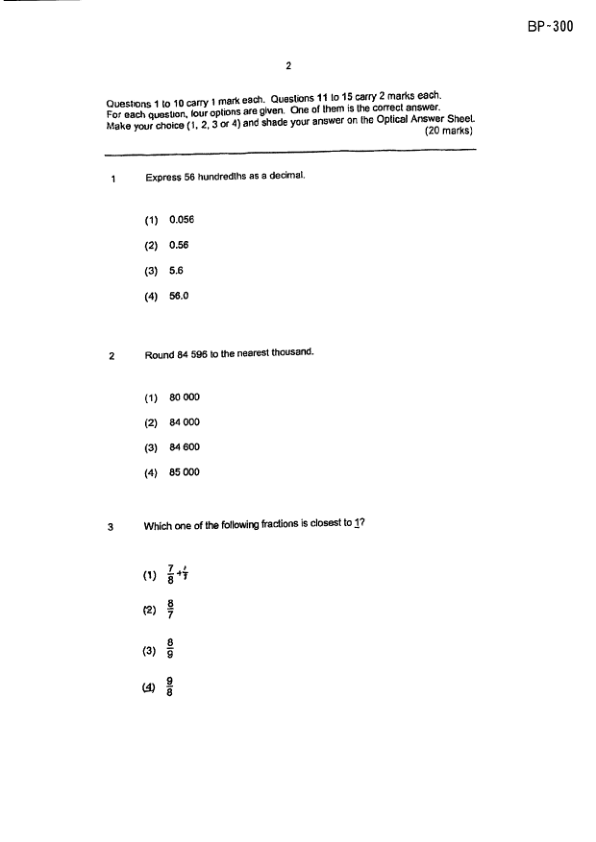
#> input picture data-processing/training-data/visual-detection/P6_Maths_2023_SA2_ACS_Junior_page_2.png, 596 x 842 px
$ python test.py
#> lines starting #> are read from the running program, lines starting #| are printed output that depends on the picture
from PIL import Image

# Path to your image file
image_path = './training-data/visual-detection/P6_Maths_2023_SA2_ACS_Junior_page_2.png'  # Replace with your image path

# Open the image
with Image.open(image_path) as img:
    # Coordinates for cropping
#> img is the input picture: PIL image 596x842 RGB; min 0, max 255, mean 251.5
    left = 99
    top = 510
    right = 445
    bottom = 733

    # Define the crop box (left, top, right, bottom)
    crop_box = (left, top, right, bottom)

    # Crop the image
    cropped_img = img.crop(crop_box)
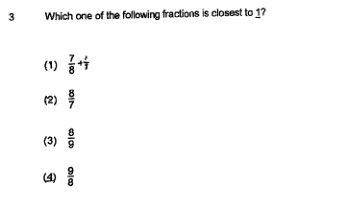
#> cropped_img: PIL image 346x223 RGB; min 0, max 255, mean 251.1

    # Show the cropped image
    cropped_img.show()


$ run again, with data-processing/training-data/visual-detection/P6_Maths_2023_SA2_ACS_Junior_page_1.png copied over data-processing/training-data/visual-detection/P6_Maths_2023_SA2_ACS_Junior_page_2.png
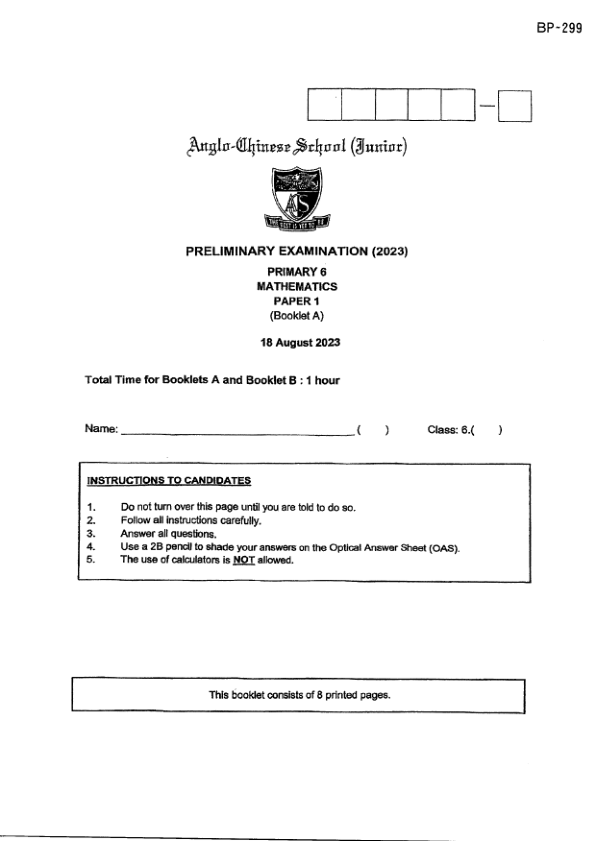
#> input picture data-processing/training-data/visual-detection/P6_Maths_2023_SA2_ACS_Junior_page_1.png, 596 x 842 px
#> img is the input picture: PIL image 596x842 RGB; min 0, max 255, mean 247.3
#> `cropped_img = img.crop(crop_box)`:
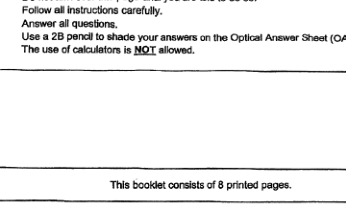
#> cropped_img: PIL image 346x223 RGB; min 0, max 255, mean 240.7

$ run again, with data-processing/training-data/visual-detection/P6_Maths_2023_SA2_ACS_Junior_page_10.png copied over data-processing/training-data/visual-detection/P6_Maths_2023_SA2_ACS_Junior_page_2.png
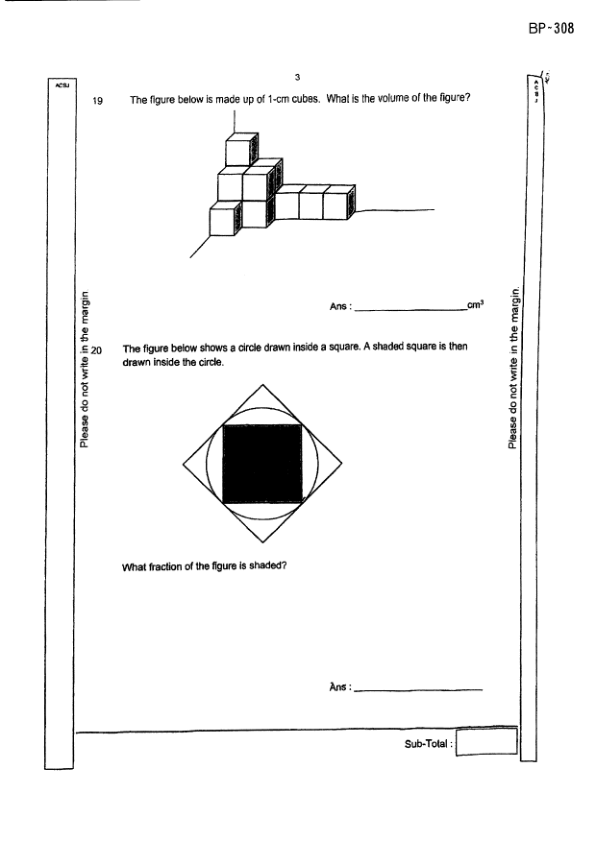
#> input picture data-processing/training-data/visual-detection/P6_Maths_2023_SA2_ACS_Junior_page_10.png, 596 x 842 px
#> img is the input picture: PIL image 596x842 RGB; min 0, max 255, mean 245.4
#> `cropped_img = img.crop(crop_box)`:
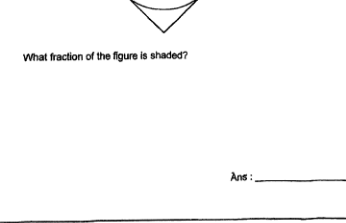
#> cropped_img: PIL image 346x223 RGB; min 1, max 255, mean 250.2
